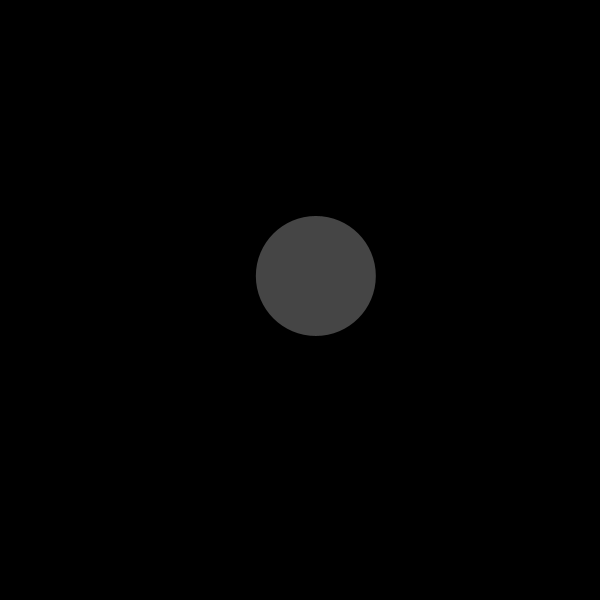
Frame 1 (no input)
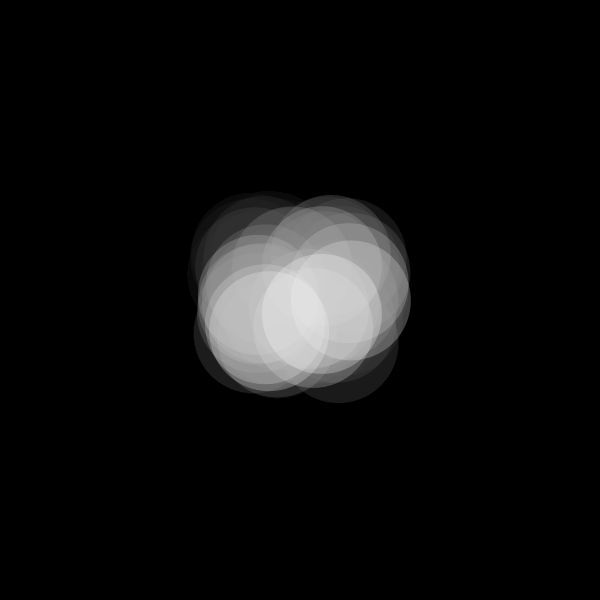
Frame 60 (the mouse pressed at the canvas centre just before this capture)
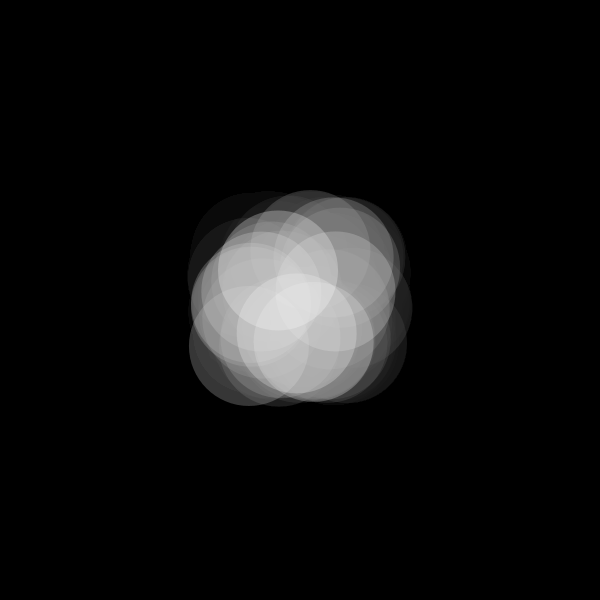
Frame 120 (the mouse held since frame 60 and released just before this capture)

The Processing sketch that drew these frames (run headless with seeded random() and noise(); from frame 60 on, the mouse is pressed at the canvas centre):

// Processing sketch: processing_179080
// ── processing_179080.pde

float Radius = 120;

void setup(){
  size(600, 600);
   smooth();

  frameRate(10);
  background(0);
}


void draw() {
  
  noStroke();
  
  fill(0,12);
  rect(0, 0, width, height);

  //ellipse
  
  float centerX = ((height/2) + (random(-1,1)* (height/11)));
  float centerY = ((width/2) + (random(-1,1)* (width/12)));
  
  //stroke(250);
  //strokeWeight(1);
  //noFill();
  fill(250, 70);
  ellipse(centerX, centerY, Radius, Radius);
}
 
